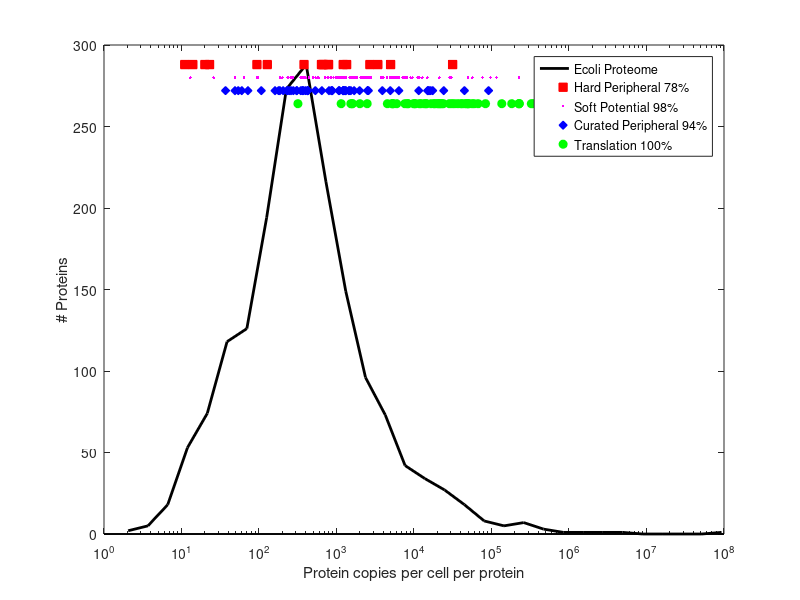

Write MATLAB code to recreate this figure.

close all;clear all;

hard=[11 14 20 23 94 128 381 640 660 680 783 790 1221 1351 2693 3415 4990 31519];
soft=[13 26 49 64 94 97 186 200 234 240 241 257 273 346 347 350 371 385 388 401 443 501 504 505 539 581 589 711 719 721 773 843 913 976 982 1010 1033 1040 1044 1064 1072 1137 1174 1212 1273 1323 1327 1479 1522 1535 1563 1599 1605 1606 1642 1717 1761 1842 2042 2058 2180 2261 2338 2349 2385 2526 2571 2612 2770 3749 3768 3919 4030 4505 4913 5031 5196 5344 5407 5690 6072 6388 7168 7205 7426 7459 7459 7932 8159 8988 9509 11187 11809 12785 14871 21216 21224 28937 30020 30502 49821 56498 76558 97347 116289 226699];
curated=[37 49 54 60 72 107 161 179 186 205 229 235 246 259 277 306 308 346 363 366 373 397 421 426 428 533 647 800 856 873 882 1072 1089 1215 1217 1231 1266 1293 1322 1444 1469 1530 1689 1986 2510 2581 3903 4946 6385 11526 15024 15125 15665 16408 17442 24209 44751 91672];
translation=[318 1148 1531 1586 1607 2004 2486 4537 5204 5325 5354 5982 7629 8254 8384 9867 10191 10451 11732 12299 13564 14204 14547 16608 18293 18403 20017 20654 21449 22075 23013 23902 28570 30864 33279 36649 40381 41701 45011 47279 49607 49632 50413 55766 59840 67291 83651 135732 182455 226864 226896 227320 326440 344731 442501 482738 868187 3058290 6578290];
% potentialPeri=[14.22 3414.646667 1350.976667 2693.295 783.08 639.52 31518.81667 660.47 381.36 20.451 790.41 11.36 1220.9 128 93.785 4990.016667 679.815 22.71];
% curated=[6384.863333 11526.07 2581.216667 1689.413333 178.5 1088.526667 363.295 4946.41 15024.17333 44750.60033 1293.05 60 856.035 246.29 1231.04 881.6033333 3902.646667 235.2433333 799.5633333 397.1566667 872.59 276.96 646.8333333 49 1322.246667 373.47 366.36 1214.88 2510.2 428.2933333 54.08 37.12 305.77 204.98 308.14 258.7 24209.475 1529.511667 186.145 1468.755 161.375 1986.325 1071.753333 16407.59333 421.14 15125.02 533.06 1217.31 229 15665.28 1443.92 72.32 17441.52667 345.62 91672 1265.876667];
% soft=[5195,861333 4504,543333 842,965 1032,5 1522,03 8158,983333 240,965 347,245 1605 273,105 589,1266667 711,4333333 1137,405 76558,04667 30501,898 2179,913333 2349,316667 7204,71 56498,04667 1760,843333 3768,356667 21215,56 719,305 1326,79 721,3066667 538,5 28936,54667 49,0475 226699 97346,54 1534,693333 97,175 1063,735 580,5 2571,056667 1040 14871,38667 11187,18 6072,426667 2384,566667 106,655 116289,175 1479,193333 2526,35 442,805 12784,75333 773,2766667 11808,53 982,4233333 5344,173333 2041,77 25,52 64,285 6387,983333 7426,346667 1043,99 2770,446667 2260,87 350,37 504,12 7458,88 7458,88 49821,48667 1211,816667 9508,806667 2612,265 93,675 186 3748,933333 240,3366667 913,2566667 12,79 1323,48 5406,59 8988,393333 30019,91 504,535 200,06 388,175 1174,165 1717,325 1599,015 2058,18 4913,235 21224,35333 7167,835 500,73  3919 2337,566667 371,195 385,1333333 234,04 400,995 7932,265 1606,246667 346,405 5690,465 975,99 1009,515 5031,135 425,62 4029,856667 257,44 1842,376667 1642,4 1272,885 1563,345 1072,165]
% ribo=[45011.24 9866.615 5353.98 10451.064 20016.875 5981.555 59840.455
% 83651.405 23013.01 8253.98 23902.365 16608.0865 3058290.375 7629.29 30863.585 18403.045 442501.064 20654.01 49606.7295 482738.36 41701.405 47279.44 36649.44 5324.69 4537.32 55766.275 11732.07 2485.68 6578290.375 227319.69 344731.07 18292.66 12299.035 226863.585 40381.205 868187.18 182454.71 28569.77 14547.185 10190.855 8383.735 135731.82 226895.68 49632.07 50412.93 14203.566 67291.115 5203.585 317.52 326440];
all=[2.05
2.54
3.78
4.58
4.76
5.07
5.07
6.05
6.53
6.53
6.55
6.69
7.02
7.14
7.31
7.43
7.51
7.99
8.39
8.47
8.47
8.47
8.47
8.96
9.00
9.41
9.44
9.44
9.44
9.44
9.55
10.00
10.00
10.50
10.82
10.88
10.88
10.88
10.88
10.90
11.36
11.36
11.36
11.36
11.57
11.65
12.12
12.32
12.32
12.58
12.79
12.79
12.79
13.27
13.27
13.27
13.41
13.45
13.75
13.77
13.83
14.02
14.22
14.22
14.67
15.00
15.47
15.58
15.65
15.66
15.84
15.90
15.94
16.12
16.12
16.12
16.12
16.17
16.76
16.79
17.07
17.54
17.54
17.54
18.18
18.48
18.65
18.77
19.37
19.43
20.00
20.37
20.43
20.45
20.84
20.84
20.84
20.84
21.31
21.31
21.31
22.25
22.41
22.53
22.71
22.71
22.71
22.71
22.71
22.71
24.12
24.12
24.38
24.50
24.83
25.05
25.05
25.05
25.05
25.52
25.57
25.96
25.99
25.99
25.99
25.99
26.26
26.28
26.47
26.48
27.31
27.52
27.54
27.80
27.85
27.85
27.85
27.85
27.85
27.85
27.85
27.85
27.85
27.85
27.85
28.13
28.26
28.54
29.10
29.60
29.76
30.08
30.64
31.65
31.83
32.03
32.03
32.03
32.03
32.03
32.03
32.03
32.03
32.03
32.41
33.12
33.21
33.37
33.42
33.42
33.75
33.87
34.35
34.35
34.35
34.35
34.81
34.81
35.39
35.60
35.63
35.73
35.87
37.01
37.07
37.12
37.12
37.12
37.12
37.12
37.12
37.12
37.12
37.12
37.12
37.26
37.85
38.06
38.68
39.00
39.77
40.20
40.74
41.09
41.20
41.26
41.26
41.26
41.26
41.51
42.23
42.89
42.97
43.00
43.05
43.40
43.60
43.92
44.02
44.02
44.02
44.02
44.02
44.02
44.02
44.16
44.85
45.00
45.24
45.70
45.89
46.08
46.89
46.94
47.23
47.31
47.69
48.12
48.14
48.35
48.94
49.00
49.00
49.00
49.02
49.05
49.52
50.43
50.59
51.92
51.96
52.17
53.01
53.57
53.64
54.08
54.08
54.08
54.08
54.08
54.08
54.08
54.08
54.08
54.08
54.08
54.08
54.08
54.08
54.10
54.89
55.90
56.29
56.31
56.81
57.79
57.88
58.18
58.18
59.04
59.20
59.93
60.00
60.00
60.32
60.61
60.91
61.19
61.36
61.36
61.36
61.59
62.58
64.08
64.08
64.08
64.08
64.08
64.23
64.29
64.60
64.70
64.88
65.71
65.76
66.74
67.02
67.14
68.16
68.56
68.61
69.11
69.17
69.47
69.63
70.26
70.42
70.42
70.42
70.48
70.65
70.74
71.54
72.32
72.46
73.13
73.46
73.80
73.81
73.85
74.54
74.64
74.67
74.81
74.94
74.94
74.94
75.61
76.11
76.29
76.46
77.27
77.39
77.56
78.00
78.01
78.49
78.50
79.20
79.72
80.04
82.66
82.84
83.00
83.00
83.21
83.43
84.00
84.03
84.07
85.98
86.38
86.50
86.60
86.89
87.18
87.43
87.49
87.74
88.00
88.02
88.10
88.36
88.43
88.56
88.93
89.98
90.61
91.58
91.75
91.92
93.37
93.68
93.79
93.99
94.12
94.30
94.30
94.43
95.54
95.93
95.95
96.41
96.71
97.18
97.43
97.90
99.40
99.64
99.64
99.64
99.64
99.64
99.90
101.72
101.77
104.00
105.00
105.28
105.45
106.00
106.59
106.66
106.93
107.06
107.22
107.22
107.95
108.48
108.58
109.47
109.49
109.94
110.00
110.59
111.66
111.99
112.00
112.00
112.04
112.86
113.44
114.00
114.00
115.26
116.21
116.80
116.80
117.00
117.00
117.00
117.36
117.43
117.50
117.75
118.16
118.26
118.37
118.37
118.82
118.82
120.03
121.47
121.89
122.00
122.02
122.02
122.09
122.71
122.74
123.53
123.59
124.09
124.63
124.66
125.04
125.04
125.19
125.33
125.74
126.06
126.45
126.50
126.63
128.00
128.66
128.68
129.48
129.48
129.48
131.04
131.40
131.62
132.00
132.03
132.07
132.14
133.67
133.79
134.07
134.40
135.19
135.49
135.97
136.13
136.13
136.13
136.14
136.26
136.51
137.00
137.00
137.41
138.66
138.73
140.21
140.56
140.91
141.07
141.71
142.71
142.82
143.25
143.41
144.15
144.38
145.83
146.22
146.48
146.75
146.94
147.00
147.00
147.00
147.00
147.01
148.64
148.82
149.00
149.00
149.09
149.50
149.66
150.36
151.23
151.55
151.61
151.84
152.00
152.04
152.04
152.09
153.31
153.50
154.18
154.52
155.02
155.39
155.52
155.82
156.00
157.00
158.14
158.66
159.07
159.10
160.00
160.00
160.00
160.87
161.38
161.51
161.80
162.00
162.62
163.03
163.22
163.63
164.57
165.27
166.11
167.00
167.00
167.00
167.00
167.00
167.00
167.00
167.00
167.00
168.48
169.28
169.85
171.54
173.12
173.24
173.91
174.13
174.26
174.96
175.70
175.83
176.00
176.00
176.00
176.06
176.38
177.64
178.05
178.07
178.50
179.51
179.71
180.29
182.03
182.26
182.58
183.63
183.98
184.35
186.00
186.00
186.00
186.00
186.00
186.00
186.00
186.15
186.57
186.82
186.90
188.28
188.72
188.82
189.54
191.81
192.17
192.26
192.77
192.77
193.07
194.00
194.30
194.63
195.10
195.22
195.88
196.54
197.19
197.76
198.00
198.00
198.00
198.00
198.00
198.41
198.41
198.52
198.76
198.80
199.50
200.06
201.28
201.49
201.60
201.80
202.13
202.25
202.27
203.02
204.71
204.84
204.98
206.01
207.07
208.24
209.21
212.00
212.00
212.00
212.00
212.02
213.13
213.27
214.32
215.45
215.54
215.61
216.48
216.72
218.28
219.21
219.54
220.00
220.02
220.16
221.00
221.42
221.47
222.72
223.00
223.00
224.25
226.45
226.85
227.65
228.00
228.29
229.00
229.00
229.23
229.46
229.91
230.23
230.76
231.45
231.84
231.91
232.00
233.61
233.64
234.04
234.74
235.00
235.22
235.24
235.50
236.90
237.48
237.51
237.57
237.87
238.33
238.33
239.30
240.34
240.82
240.97
242.06
242.50
242.97
243.12
243.33
244.42
244.57
244.75
244.90
245.06
245.18
245.38
246.27
246.29
247.13
247.14
247.38
247.95
248.15
248.20
248.52
249.37
249.62
250.00
250.00
250.00
250.50
250.99
251.41
251.47
251.49
251.70
252.94
254.71
255.06
255.09
255.50
255.68
255.98
256.75
256.76
257.44
257.54
258.00
258.02
258.70
259.00
259.02
259.07
259.95
260.06
260.13
260.36
261.71
262.82
262.91
263.43
263.52
264.77
265.00
265.29
265.50
266.13
266.79
267.83
267.84
268.00
268.47
268.86
269.17
273.11
274.16
274.23
274.80
275.37
276.96
278.00
278.00
278.00
278.07
279.17
279.19
279.51
279.80
281.06
283.42
283.47
285.04
285.73
285.86
286.06
286.37
286.52
286.94
287.25
287.75
288.78
289.02
290.03
292.44
293.55
294.41
294.50
295.00
295.00
295.47
297.88
298.04
298.88
300.32
301.82
302.10
302.47
302.47
302.78
304.62
304.64
305.77
306.53
308.14
308.44
308.82
309.53
311.04
313.29
313.68
314.37
315.00
315.00
315.00
315.00
315.00
315.06
315.88
315.96
315.98
317.52
321.01
321.04
322.33
322.35
322.82
322.93
323.03
323.24
323.29
325.75
326.36
326.76
329.01
329.45
330.62
331.50
332.10
333.53
333.58
333.82
334.83
334.84
335.50
335.70
339.00
340.92
342.53
343.07
344.63
345.60
345.62
346.38
346.41
346.47
347.25
349.77
349.88
350.13
350.37
350.86
350.97
354.14
356.60
356.64
356.67
357.00
357.27
357.55
357.63
357.81
358.10
358.48
359.02
359.51
359.65
360.22
360.59
360.97
362.18
363.02
363.30
364.04
364.88
365.82
366.36
366.99
367.16
367.21
367.66
368.00
368.00
368.00
368.00
368.00
368.14
369.25
371.20
373.47
373.50
374.57
375.49
378.83
379.13
379.34
379.56
379.88
380.98
381.36
381.52
382.00
382.00
382.00
384.65
385.13
386.85
387.21
387.21
387.21
387.67
388.18
388.53
389.14
389.33
392.00
392.00
392.00
392.30
393.43
393.59
394.52
395.00
396.45
397.16
398.00
398.00
398.00
398.00
398.00
398.00
398.24
398.59
398.71
399.61
400.82
401.00
401.00
401.06
401.38
401.68
401.82
402.28
402.38
403.04
404.13
404.58
405.00
405.00
405.00
405.04
411.34
411.77
413.17
413.55
413.61
414.50
417.54
419.11
421.14
422.14
422.73
423.54
424.00
424.48
425.31
425.62
427.34
427.64
428.00
428.29
429.52
429.57
431.52
431.54
434.64
435.23
436.53
438.43
438.81
439.03
442.81
443.09
444.25
444.39
446.00
448.44
449.48
449.52
450.17
451.48
451.56
451.61
452.01
452.71
453.00
453.00
453.19
453.24
453.48
453.61
454.89
455.66
459.34
459.76
462.36
463.69
465.26
466.79
467.00
467.67
467.76
468.14
469.14
471.41
474.09
474.68
476.08
476.44
476.91
478.18
479.00
479.51
479.71
480.69
483.22
483.33
485.13
486.66
486.90
488.91
490.94
494.00
494.24
494.57
496.11
497.00
497.45
497.57
500.73
501.96
503.46
504.12
504.34
504.54
505.00
505.88
506.19
506.33
506.97
511.15
512.14
512.41
512.50
516.13
519.98
521.82
523.12
523.39
524.77
525.67
526.21
530.00
530.98
532.29
532.58
533.06
533.89
534.46
536.26
536.71
536.77
538.50
540.00
540.07
540.25
542.24
544.51
545.14
545.50
545.66
546.00
546.14
546.30
547.04
547.45
550.19
550.37
551.00
551.00
551.24
554.56
560.63
562.29
562.48
562.88
564.67
567.82
571.00
577.64
580.50
583.12
584.02
584.46
585.08
588.07
589.13
590.09
591.18
591.43
593.00
596.48
596.53
599.64
600.17
601.50
601.62
602.57
602.64
607.09
610.26
611.20
613.00
613.00
613.02
613.74
616.02
618.44
620.42
626.43
628.49
629.63
629.82
633.64
637.50
638.33
639.52
642.19
645.93
646.83
648.56
649.00
650.19
652.24
653.52
654.68
655.18
659.67
660.47
662.14
663.98
664.00
664.00
664.31
671.17
673.00
674.74
676.93
677.01
679.82
682.04
683.08
683.97
688.94
695.30
698.81
699.08
699.80
700.71
700.77
701.38
701.83
704.47
705.41
706.04
707.20
709.34
709.48
709.51
710.05
711.43
714.06
714.34
716.66
719.00
719.31
719.42
721.31
721.51
722.87
723.01
723.40
723.75
725.96
726.39
727.17
730.63
731.21
737.00
738.89
739.92
740.23
741.33
743.27
743.48
744.62
744.86
747.31
750.00
750.04
750.58
757.64
758.77
760.28
761.46
763.00
764.26
770.88
771.40
773.28
774.32
775.56
776.66
779.48
780.68
782.34
783.08
783.64
790.03
790.41
797.79
799.56
805.00
805.00
806.91
810.71
820.20
821.00
822.72
823.91
825.03
830.39
832.52
838.58
840.86
841.61
842.37
842.97
843.99
850.15
851.01
851.01
854.15
856.04
857.61
859.00
860.00
863.93
865.06
869.20
872.59
876.70
880.50
881.60
883.06
883.22
885.31
885.97
887.00
887.32
889.80
891.19
892.00
892.72
894.96
902.23
904.31
905.00
907.31
907.75
908.66
911.96
913.26
915.00
915.36
928.79
929.70
933.53
935.83
941.82
942.44
944.00
950.00
954.87
957.13
957.81
960.79
964.35
965.24
975.99
976.87
981.91
982.42
984.47
988.52
989.81
994.79
995.00
997.57
1008.77
1009.52
1009.90
1012.40
1022.16
1023.72
1032.23
1032.50
1040.00
1040.00
1040.00
1040.00
1040.00
1043.99
1056.13
1057.22
1063.74
1068.98
1071.75
1072.17
1073.61
1074.10
1075.80
1080.64
1082.26
1088.02
1088.53
1099.75
1103.96
1104.82
1119.12
1133.40
1137.41
1137.64
1147.56
1149.40
1156.12
1168.28
1170.00
1173.10
1173.22
1173.31
1173.98
1174.17
1174.98
1188.23
1196.51
1200.40
1200.49
1200.97
1211.82
1214.88
1216.40
1216.85
1217.31
1219.27
1220.90
1222.20
1226.00
1231.04
1239.88
1247.37
1248.40
1255.16
1255.73
1263.20
1265.88
1266.27
1266.71
1267.10
1269.68
1272.89
1279.91
1280.00
1285.00
1293.05
1293.93
1302.81
1312.04
1320.00
1322.25
1323.48
1326.79
1346.02
1347.66
1350.98
1353.59
1359.72
1360.43
1366.40
1393.57
1396.41
1418.59
1422.98
1424.83
1425.15
1429.71
1440.58
1443.92
1450.00
1457.90
1458.70
1459.06
1463.23
1468.50
1468.76
1479.19
1487.97
1501.63
1516.10
1522.03
1529.51
1531.03
1534.69
1539.40
1558.54
1559.24
1560.99
1563.35
1578.87
1581.69
1586.03
1599.02
1599.50
1604.15
1605.00
1606.25
1607.37
1607.37
1622.50
1629.10
1639.72
1642.40
1652.80
1660.02
1661.87
1672.47
1689.41
1696.50
1699.80
1705.20
1707.90
1713.27
1717.33
1742.66
1744.00
1744.79
1745.19
1760.84
1780.06
1784.17
1794.00
1821.40
1841.52
1842.38
1872.21
1879.81
1935.08
1936.13
1947.66
1980.00
1986.33
1992.12
1996.70
2003.69
2004.20
2009.53
2013.90
2026.71
2026.76
2041.77
2058.18
2074.01
2091.30
2113.82
2118.28
2162.34
2172.64
2172.64
2174.40
2179.91
2187.90
2191.06
2201.78
2209.30
2225.90
2237.10
2237.62
2260.87
2266.40
2281.88
2289.00
2294.00
2305.45
2309.04
2311.40
2337.57
2348.38
2349.32
2353.15
2364.94
2384.57
2414.60
2418.35
2485.68
2497.91
2510.20
2517.58
2526.35
2533.10
2564.39
2568.83
2571.06
2579.60
2581.22
2612.27
2628.00
2690.66
2693.30
2738.92
2749.54
2751.94
2757.06
2765.00
2770.45
2781.30
2783.98
2785.53
2793.53
2796.11
2830.00
2833.59
2835.46
2841.50
2871.11
2872.30
2872.60
2880.80
2883.27
2904.67
2987.07
3007.20
3029.12
3082.89
3084.07
3097.36
3163.56
3185.99
3190.00
3264.59
3329.30
3353.47
3370.05
3414.65
3418.76
3431.08
3477.07
3479.52
3538.45
3560.00
3566.40
3579.71
3593.45
3665.51
3684.35
3748.93
3768.36
3786.31
3846.23
3902.65
3919.00
4029.86
4039.20
4040.11
4104.01
4117.30
4192.44
4210.53
4306.67
4348.48
4350.90
4360.21
4422.66
4427.10
4435.45
4504.54
4514.23
4537.32
4562.29
4593.82
4617.04
4641.38
4730.37
4753.57
4757.00
4845.18
4896.78
4913.24
4913.70
4936.50
4946.41
4990.02
5000.77
5031.14
5160.00
5184.80
5195.86
5203.59
5209.00
5299.00
5324.69
5344.17
5353.98
5406.59
5625.54
5645.88
5688.09
5690.47
5809.92
5832.50
5907.50
5946.58
5956.30
5981.56
6072.43
6189.84
6237.44
6243.99
6384.86
6387.98
6713.60
6812.76
6845.70
6888.12
6913.06
7167.84
7204.71
7426.35
7433.35
7456.70
7458.88
7570.20
7587.76
7629.29
7811.79
7932.27
8158.98
8253.98
8376.58
8383.74
8406.80
8755.31
8762.67
8988.39
9138.36
9508.81
9866.62
10031.97
10038.00
10063.00
10086.00
10190.86
10356.72
10383.05
10451.06
10976.28
11179.00
11187.18
11526.07
11732.07
11808.53
12299.04
12356.04
12491.64
12723.99
12736.81
12784.75
13355.11
13563.59
13800.00
14203.57
14223.37
14245.82
14306.00
14547.19
14871.39
15024.17
15125.02
15325.14
15665.28
16407.59
16608.09
17441.53
17991.55
18292.66
18403.05
18776.00
18925.00
19088.00
19380.97
20016.88
20654.01
21215.56
21224.35
21448.55
22075.01
23013.01
23902.37
24029.45
24209.48
26487.71
26550.78
28569.77
28936.55
29533.27
30019.91
30501.90
30863.59
31200.00
31518.82
31654.01
31894.33
32543.00
33278.58
33374.34
33592.88
34811.47
36649.44
36912.67
36925.00
40381.21
41701.41
44750.60
45011.24
46644.27
47279.44
49606.73
49632.07
49783.21
49821.49
50412.93
55766.28
56498.05
59840.46
67291.12
75764.37
76558.05
77874.14
83651.41
91672.00
97346.54
98502.87
116289.18
135731.82
148085.28
152199.00
182454.71
226699.00
226863.59
226895.68
227319.69
289745.82
326440.00
344731.07
379334.71
442501.06
482738.36
868187.18
1687032.07
3058290.38
6578290.38
93000003.57];

log_scale=log10(min(all)):(log10(max(all))-log10(min(all)))/30:log10(max(all));
x=10.^(log_scale);

[freq,x]=hist(all,x);
% b=bar(x,freq,'k');
% set(b,'FaceColor',[.5 .6 .6],'LineStyle',':');
h0=semilogx(x,freq,'k');
set(h0,'LineWidth',2);

hold on;
r=.8; %for my scatter function size of spots

h=stem(hard,ones(1,length(hard))*max(freq),'r');
set(h,'MarkerFaceColor','red','Marker','s','LineStyle','none');

h2=stem(soft,ones(1,length(soft))*(max(freq)-8),'m');
set(h2,'MarkerFaceColor','m','Marker','.','LineStyle','none');

h2=stem(curated,ones(1,length(curated))*(max(freq)-16),'b');
set(h2,'MarkerFaceColor','b','Marker','d','LineStyle','none');

h3=stem(translation,ones(1,length(translation))*(max(freq)-24),'g');
set(h3,'MarkerFaceColor','g','Marker','o','LineStyle','none');

% h2=stem(ribo,ones(1,length(ribo))*260,'g');
% set(h2,'MarkerFaceColor','g','Marker','c','LineStyle','none','MarkerEdgeColor','g');

probs=[78 98 94 100];

xlabel('Protein copies per cell per protein');
ylabel('# Proteins');
legend('Ecoli Proteome',['Hard Peripheral ',num2str(probs(1)),'%'],['Soft Potential ',num2str(probs(2)),'%'],['Curated Peripheral ',num2str(probs(3)),'%'],['Translation ',num2str(probs(4)),'%']);
